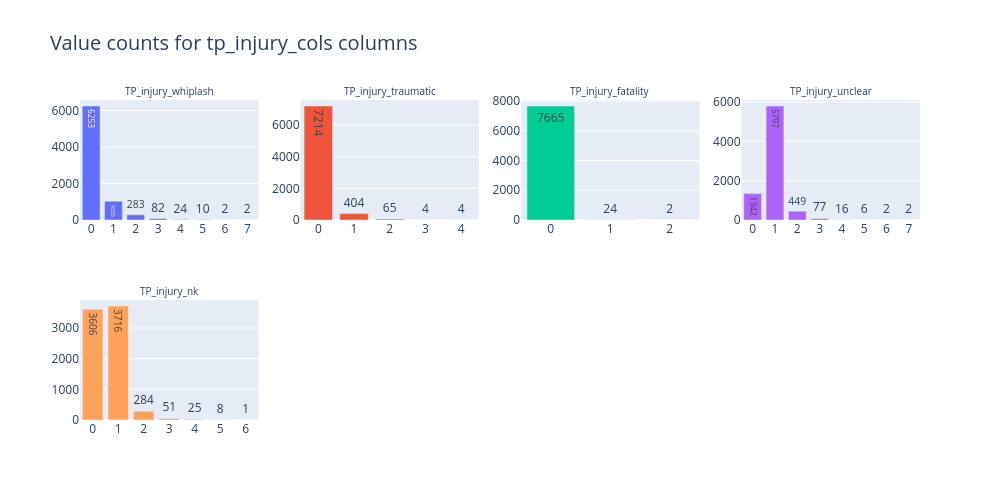

Notebook source saved alongside this figure:
### Code cell
n_grid_cols = 4
n_grid_rows = math.ceil(len(tp_injury_cols) / n_grid_cols)

fig = make_subplots(rows=n_grid_rows, cols=n_grid_cols, subplot_titles=tp_injury_cols)

for i, col in enumerate(tp_injury_cols):
    vc = (
        data_flag.select(pl.col(col).cast(pl.Utf8).fill_null("null"))
        .to_series()
        .value_counts()
        .sort(col)
    )
    fig.add_trace(
        go.Bar(
            x=vc[col].to_list(),
            y=vc["count"].to_list(),
            text=vc["count"].to_list(),
            textposition="auto",
            showlegend=False,
        ),
        row=i // n_grid_cols + 1,
        col=i % n_grid_cols + 1,
    )
fig.update_annotations(font_size=10)
fig.update_xaxes(type="category")
fig.update_layout(
    height=250 * n_grid_rows,
    width=250 * n_grid_cols,
    title_text="Value counts for tp_injury_cols columns",
    title_font_size=20,
)
fig.show()

### Figure 1 — Plotly figure (JSON) as saved in the notebook; plotly's stock layout.template omitted (floating-point values rounded to 4 significant figures)
{"data": [{"showlegend": false, "text": ["6253", "1035", "283", "82", "24", "10", "2", "2"], "textposition": "auto", "type": "bar", "x": ["0", "1", "2", "3", "4", "5", "6", "7"], "xaxis": "x", "y": [6253, 1035, 283, 82, 24, 10, 2, 2], "yaxis": "y"}, {"showlegend": false, "text": ["7214", "404", "65", "4", "4"], "textposition": "auto", "type": "bar", "x": ["0", "1", "2", "3", "4"], "xaxis": "x2", "y": [7214, 404, 65, 4, 4], "yaxis": "y2"}, {"showlegend": false, "text": ["7665", "24", "2"], "textposition": "auto", "type": "bar", "x": ["0", "1", "2"], "xaxis": "x3", "y": [7665, 24, 2], "yaxis": "y3"}, {"showlegend": false, "text": ["1342", "5797", "449", "77", "16", "6", "2", "2"], "textposition": "auto", "type": "bar", "x": ["0", "1", "2", "3", "4", "5", "6", "7"], "xaxis": "x4", "y": [1342, 5797, 449, 77, 16, 6, 2, 2], "yaxis": "y4"}, {"showlegend": false, "text": ["3606", "3716", "284", "51", "25", "8", "1"], "textposition": "auto", "type": "bar", "x": ["0", "1", "2", "3", "4", "5", "6"], "xaxis": "x5", "y": [3606, 3716, 284, 51, 25, 8, 1], "yaxis": "y5"}], "layout": {"annotations": [{"font": {"size": 10}, "showarrow": false, "text": "TP_injury_whiplash", "x": 0.1062, "xanchor": "center", "xref": "paper", "y": 1, "yanchor": "bottom", "yref": "paper"}, {"font": {"size": 10}, "showarrow": false, "text": "TP_injury_traumatic", "x": 0.3688, "xanchor": "center", "xref": "paper", "y": 1, "yanchor": "bottom", "yref": "paper"}, {"font": {"size": 10}, "showarrow": false, "text": "TP_injury_fatality", "x": 0.6313, "xanchor": "center", "xref": "paper", "y": 1, "yanchor": "bottom", "yref": "paper"}, {"font": {"size": 10}, "showarrow": false, "text": "TP_injury_unclear", "x": 0.8938, "xanchor": "center", "xref": "paper", "y": 1, "yanchor": "bottom", "yref": "paper"}, {"font": {"size": 10}, "showarrow": false, "text": "TP_injury_nk", "x": 0.1062, "xanchor": "center", "xref": "paper", "y": 0.375, "yanchor": "bottom", "yref": "paper"}], "height": 500, "title": {"font": {"size": 20}, "text": "Value counts for tp_injury_cols columns"}, "width": 1000, "xaxis": {"anchor": "y", "domain": [0, 0.2125], "type": "category"}, "xaxis2": {"anchor": "y2", "domain": [0.2625, 0.475], "type": "category"}, "xaxis3": {"anchor": "y3", "domain": [0.525, 0.7375], "type": "category"}, "xaxis4": {"anchor": "y4", "domain": [0.7875, 1], "type": "category"}, "xaxis5": {"anchor": "y5", "domain": [0, 0.2125], "type": "category"}, "xaxis6": {"anchor": "y6", "domain": [0.2625, 0.475], "type": "category"}, "xaxis7": {"anchor": "y7", "domain": [0.525, 0.7375], "type": "category"}, "xaxis8": {"anchor": "y8", "domain": [0.7875, 1], "type": "category"}, "yaxis": {"anchor": "x", "domain": [0.625, 1]}, "yaxis2": {"anchor": "x2", "domain": [0.625, 1]}, "yaxis3": {"anchor": "x3", "domain": [0.625, 1]}, "yaxis4": {"anchor": "x4", "domain": [0.625, 1]}, "yaxis5": {"anchor": "x5", "domain": [0, 0.375]}, "yaxis6": {"anchor": "x6", "domain": [0, 0.375]}, "yaxis7": {"anchor": "x7", "domain": [0, 0.375]}, "yaxis8": {"anchor": "x8", "domain": [0, 0.375]}}}
